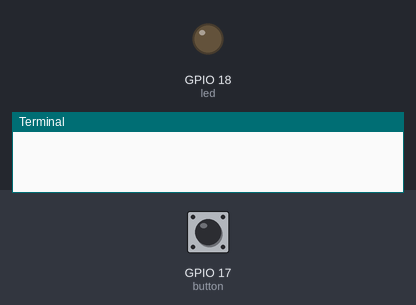
Recording of a program running on a simulated Raspberry Pi (BCM pin numbers). Shown: output pins drawn as LEDs (lit = HIGH), the last lines printed to the terminal. The test bench sets the inputs (shaded band); at power-on: GPIO 17 (button) HIGH. Web requests get an empty 200 reply after 0.4 s.

Above: at 1.2 s.
1.3 s: GPIO 17 (button) pulled LOW for 0.15 s
At 2.2 s:
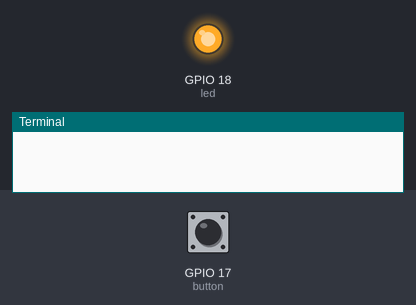
4.4 s: GPIO 17 (button) pulled LOW for 1 s
At 7.3 s:
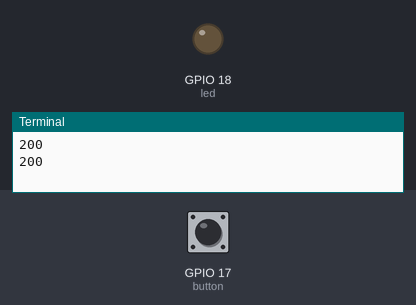
8.3 s: GPIO 17 (button) pulled LOW for 3.2 s
At 10.0 s:
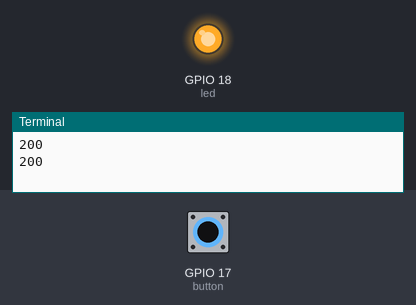
Timing chart, 0 to 12.2 s (numbered marks = the images above; inputs shaded):
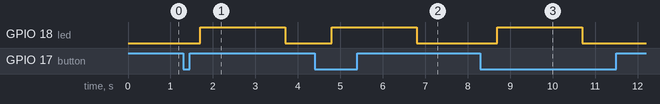

The program:

app.py
```python
import requests
from gpiozero import LED,Button
from time import sleep
from signal import pause

led = LED(18)
button = Button(17)

def url():
    url1= 'https://maker.ifttt.com/trigger/Notify/json/with/key/jLExtJZ9wFvUdcOaTpbmAijNNUaMcm7sr-ZoUnqpjMV'
    r = requests.get(url1)
    led.on()
    sleep(2)
    print(r.status_code)
    led.off()
    return r


button.when_pressed = url

pause()
```

Measured:
- after the input at 1.3 s, GPIO 18 (led): LOW → HIGH after 0.40 s, → LOW 2.0 s later
- after the input at 4.4 s, GPIO 18 (led): LOW → HIGH after 0.40 s, → LOW 2.0 s later
- after the input at 8.3 s, GPIO 18 (led): LOW → HIGH after 0.40 s, → LOW 2.0 s later
